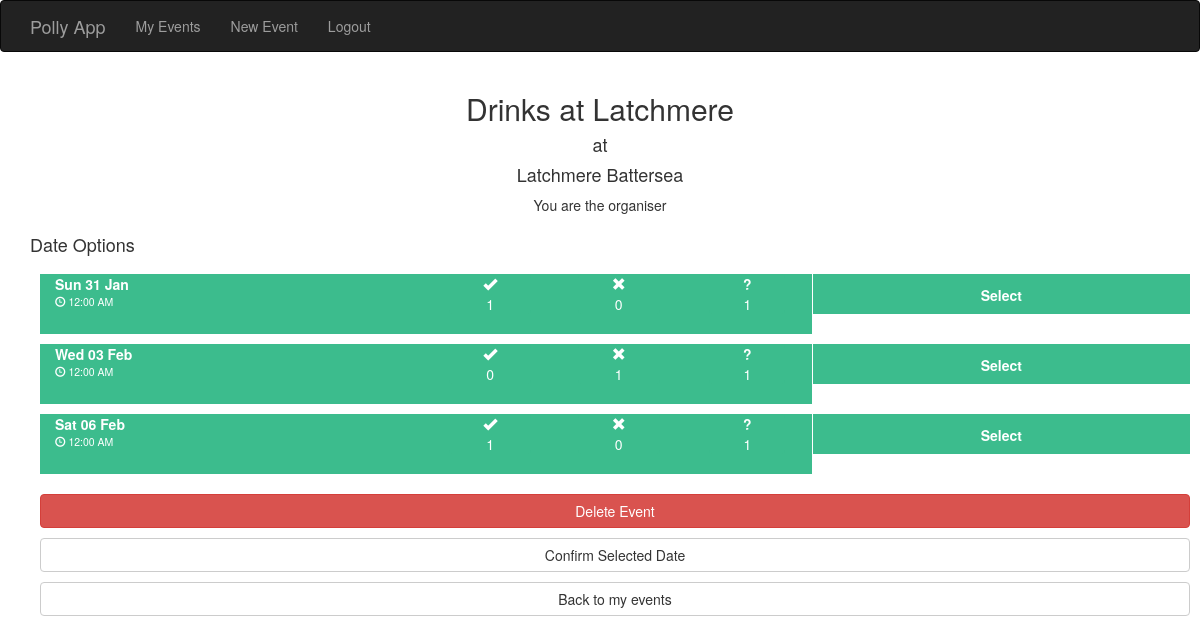
The app's page /event_details/14 (signed in) with its own data.
### app/models.py (models this page shows, shortened)
class Event(db.Model):
	__tablename__ = "events"
	id = db.Column(db.Integer, primary_key=True)
	name = db.Column(db.String(120), unique=False)
	location = db.Column(db.String(120), unique=False)
	admin_id = db.Column(db.Integer, db.ForeignKey("users.id"))
	deleted = db.Column(db.Boolean, unique=False, default = False)
	invites_sent = db.Column(db.Boolean, unique=False, default = False)
	confirmed = db.Column(db.Boolean, unique=False, default = False)
	eventdates = db.relationship('EventDate', backref=db.backref('event', lazy='select'))  #RELATIONSHIP DECLARATION

class EventDate(db.Model):
	__tablename__ = "eventdates"
	id = db.Column(db.Integer, primary_key=True)
	event_id = db.Column(db.Integer, db.ForeignKey("events.id"))
	date = db.Column(db.DateTime, unique=False)
	confirmed = db.Column(db.Boolean, unique=False, default = False)
	eventinvites = db.relationship('EventInvite', backref=db.backref('eventdate', lazy='select'))  #RELATIONSHIP DECLARATION

### app/views.py (the view)
@app.route('/event_details/<int:event_id>', methods=['GET', 'POST'])
@login_required
def event_details(event_id):
	event = Event.query.filter_by(id = event_id).first()
	eventdates = EventDate.query.filter_by(event_id = event_id).all()
	eventdates.sort(key = lambda r: r.date)
	invitees = EventInvite.query.join(EventDate).filter_by(event_id = event_id).all()
	attendance_dict = {}
	for eventdate in eventdates:
		attendance_dict[eventdate.id] = {"attending":0,"cant_make_it":0,"not_replied":0}
		for invitee in invitees:
			if invitee.eventdate.id == eventdate.id:
				if invitee.status == 1:
					attendance_dict[eventdate.id]["attending"] = attendance_dict[eventdate.id]["attending"] + 1
				elif invitee.status == -1:
					attendance_dict[eventdate.id]["cant_make_it"] = attendance_dict[eventdate.id]["cant_make_it"] + 1
				elif invitee.status == 0:
					attendance_dict[eventdate.id]["not_replied"] = attendance_dict[eventdate.id]["not_replied"] + 1
	admin = User.query.filter_by(id = event.admin_id).first()
	if event.confirmed:
		return render_template("event_details_confirmed.html", title="Event_details", event = event , eventdates = eventdates, invitees = invitees, admin = admin, attendance_dict=attendance_dict)
	elif event.confirmed == False:
		if event.admin_id == current_user.id:
			return render_template("event_details_admin.html", title="Event_details", event = event , eventdates = eventdates, invitees = invitees, admin = admin, attendance_dict=attendance_dict)
		elif current_user.id in [invitee.invited_id for invitee in invitees]:
			return render_template("event_details_invited.html", title="Event_details", event = event , eventdates = eventdates, invitees = invitees, admin = admin)
		else:
			return "You are not admin or invited to " + event.name

### app/models.py (called while the page is built)
@login_manager.user_loader
def load_user(user_id):
	return User.query.get(int(user_id))

### app/templates/event_details_admin.html (shortened to what this page needs)
{% extends "base_test.html" %}
{%block head%}
<link rel="stylesheet" href="{{url_for("static", filename = "event_details_invited.css")}}" />
{%endblock%}
{% block content %}
<div class = "container">
	<div class = "row">
		<div class = "col-sm-12">
			<h2 style = "text-align: center"> {{ event.name }} </h2>
			<h4 style = "text-align: center"> at </h4>
			<h4 style = "text-align: center"> {{event.location}} </h4>
			<p style = "text-align: center"> You are the organiser</p>
		</div>
	</div>
	<h4> Date Options </h4>
	{%for eventdate in eventdates%}
	<div class = "container container-eventdate">
		<div class = "row">
			<div class = "col-xs-8 eventdate-box">
				<div class = "col-xs-6">
					<div class = "col-xs-12 eventdate-date">
						{{eventdate.date.strftime("%a %d %b")}}
					</div>
					<div class = "col-xs-12 eventdate-time">
						<span class="glyphicon glyphicon-time"></span> <span>{{eventdate.date.strftime("%I:%M %p")}}</span>
					</div>
				</div>
				<div class = "col-xs-2 attendance-button-box">
					<button type="button" class="btn btn-default dropdown-toggle attendance-button" data-toggle="dropdown" >
						<div class = "col-xs-12">
							<span class="glyphicon glyphicon-ok"></span>
						</div>
						<div class = "col-xs-12">
							{{attendance_dict[eventdate.id]["attending"]}}
						</div>
					</button>
				</div>
				<div class = "col-xs-2 attendance-button-box">
					<button type="button" class="btn btn-default dropdown-toggle attendance-button" data-toggle="dropdown" >
						<div class = "col-xs-12">
							<span class="glyphicon glyphicon-remove"></span>
						</div>
						<div class = "col-xs-12">
							{{attendance_dict[eventdate.id]["cant_make_it"]}}
						</div>
					</button>
				</div>
				<div class = "col-xs-2 attendance-button-box">
					<button type="button" class="btn btn-default dropdown-toggle attendance-button" data-toggle="dropdown" >
						<div class = "col-xs-12">
							<span> <strong>?</strong> </span>
						</div>
						<div class = "col-xs-12">
							{{attendance_dict[eventdate.id]["not_replied"]}}
						</div>
					</button>
				</div>
			</div>
			<div class = "col-xs-4 select-box">
				<a type = "button" class = "btn btn-select-date" id = "{{eventdate.id}}">
					Select
				</a>
			</div>
		</div>
	</div>
		{%endfor%}
	<div class = "container container-eventdate">
		<div class = "row eventdate-row">
			<div class = "col-xs-12">
				<a type = "button" class = "btn btn-danger btn-block" href="{{url_for("delete_event", event_id = event.id)}}" >
					Delete Event
				</a>
			</div>
		</div>
		<div class = "row eventdate-row">
			<div class = "col-xs-12">
				<a type = "button" class = "btn btn-default btn-block" href="{{url_for("confirm_event", event_id = event.id)}}" >
					Confirm Selected Date
				</a>
			</div>
		</div>
		<div class = "row eventdate-row">
			<div class = "col-xs-12">
				<a type = "button" class = "btn btn-default btn-block" href="{{url_for("index")}}" >
					Back to my events
				</a>
			</div>
		</div>
	</div>
</div>
{% endblock %}

### app/templates/base_test.html (shortened to what this page needs)
<!DOCTYPE html>
<html lang="en">
  <head>
	<link rel="stylesheet" href="{{url_for("static", filename = "bower_components/bootstrap/dist/css/bootstrap.min.css")}}" />
	<link rel="stylesheet" href="{{url_for("static", filename = "bower_components/eonasdan-bootstrap-datetimepicker/build/css/bootstrap-datetimepicker.min.css")}}" />
   {%block head%}
   {%endblock%}
  </head>
</html>
<div class = "navbar navbar-inverse" role = "navigation">
	<div class = "container">
		<div class = "navbar-header">
		<a class = "navbar-brand" href = "{{url_for("index")}}"> Polly App </a>
		</div>
		<div class = "navbar-collapse collapse">
			<ul class = "nav navbar-nav">
				<li><a href = "{{url_for("index")}}"> My Events </a></li>
				<li><a href = "{{url_for("new_event")}}"> New Event </a></li>
				<li><a href = "{{url_for("logout")}}"> Logout </a></li>
			</ul>
		</div>
	</div>
</div>
<body>
{% block content %}
{% endblock %}
</body>

### app/static/event_details_invited.css (style rules this page uses)
.container-eventdate { padding-left:10px; padding-right:10px; padding-top:10px; }
.eventdate-box { padding-right:0px; background-color: #3CBC8D; height:60px; color:white; background-clip: content-box; }
.eventdate-date { font-size: 1em; font-weight: bold; padding: 0px }
.eventdate-time { font-size: 0.75em; padding:0px; }
.attendance-button-box { padding:0px; text-align: center; background-color: #3CBC8D; }
.attendance-button { background-color: #3CBC8D; height:40px; color:white; border-style:none; text-align: center; padding:0px }
.btn-select-date { background-color: #3CBC8D; height:30px; margin-top:5px; margin-bottom:5px; vertical-align:middle; color:white; background-clip: content-box; text-align:center; font-weight:bold; border-radius:5px; border-color:white; border-style:none; }
.select-box { background-color: #3CBC8D; height:40px; color:white; background-clip: content-box; padding-left:1px; text-align:center; font-weight:bold; vertical-align:middle; }
.eventdate-row { padding-top:10px }

### records on screen
Event: name "Drinks at Latchmere", location "Latchmere Battersea"
EventDate: date "Sun 31 Jan", date "12:00 AM", attendance_dict "1", confirmed "0"
EventDate: date "Wed 03 Feb", date "12:00 AM", attendance_dict "0", confirmed "1"
EventDate: date "Sat 06 Feb", date "12:00 AM", attendance_dict "1", confirmed "0"
